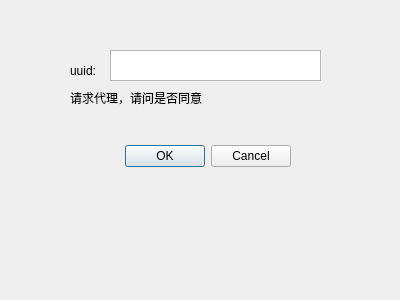
<?xml version="1.0" encoding="UTF-8"?>
<ui version="4.0">
 <class>AcceptAgent</class>
 <widget class="QDialog" name="AcceptAgent">
  <property name="geometry">
   <rect>
    <x>0</x>
    <y>0</y>
    <width>400</width>
    <height>300</height>
   </rect>
  </property>
  <property name="windowTitle">
   <string>Dialog</string>
  </property>
  <widget class="QDialogButtonBox" name="btn_acceptagent">
   <property name="geometry">
    <rect>
     <x>-50</x>
     <y>140</y>
     <width>341</width>
     <height>32</height>
    </rect>
   </property>
   <property name="orientation">
    <enum>Qt::Horizontal</enum>
   </property>
   <property name="standardButtons">
    <set>QDialogButtonBox::Cancel|QDialogButtonBox::Ok</set>
   </property>
  </widget>
  <widget class="QLabel" name="label_accagentuuid">
   <property name="geometry">
    <rect>
     <x>70</x>
     <y>60</y>
     <width>51</width>
     <height>21</height>
    </rect>
   </property>
   <property name="text">
    <string>uuid:</string>
   </property>
  </widget>
  <widget class="QTextBrowser" name="text_accagentuuid">
   <property name="geometry">
    <rect>
     <x>110</x>
     <y>50</y>
     <width>211</width>
     <height>31</height>
    </rect>
   </property>
  </widget>
  <widget class="QLabel" name="label_askagent">
   <property name="geometry">
    <rect>
     <x>70</x>
     <y>90</y>
     <width>251</width>
     <height>16</height>
    </rect>
   </property>
   <property name="text">
    <string>请求代理，请问是否同意</string>
   </property>
  </widget>
 </widget>
 <resources/>
 <connections>
  <connection>
   <sender>btn_acceptagent</sender>
   <signal>accepted()</signal>
   <receiver>AcceptAgent</receiver>
   <slot>accept()</slot>
   <hints>
    <hint type="sourcelabel">
     <x>248</x>
     <y>254</y>
    </hint>
    <hint type="destinationlabel">
     <x>157</x>
     <y>274</y>
    </hint>
   </hints>
  </connection>
  <connection>
   <sender>btn_acceptagent</sender>
   <signal>rejected()</signal>
   <receiver>AcceptAgent</receiver>
   <slot>reject()</slot>
   <hints>
    <hint type="sourcelabel">
     <x>316</x>
     <y>260</y>
    </hint>
    <hint type="destinationlabel">
     <x>286</x>
     <y>274</y>
    </hint>
   </hints>
  </connection>
 </connections>
</ui>
